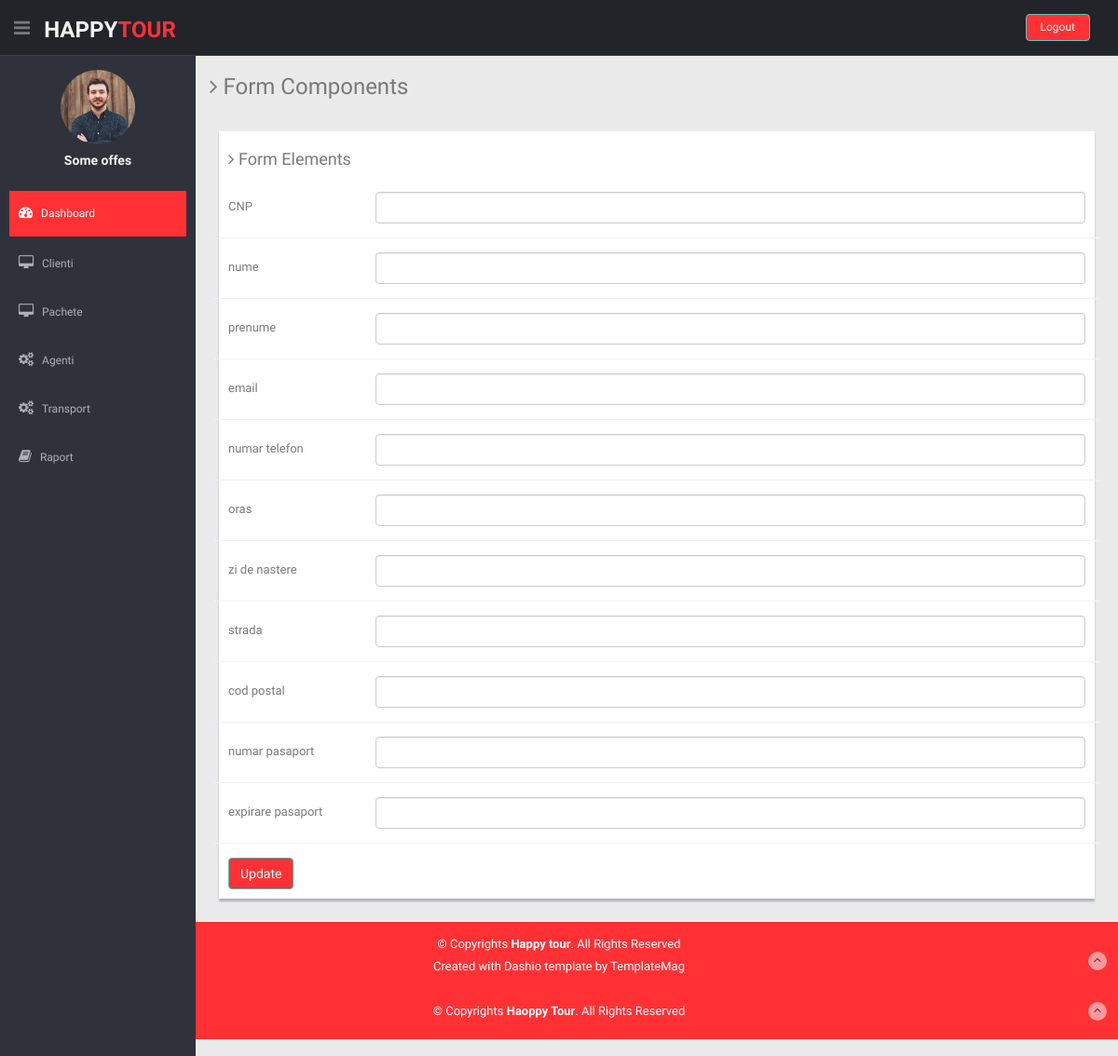
The page /editClient.php?edit=1980625430011 (signed in) on the database as committed earlier.
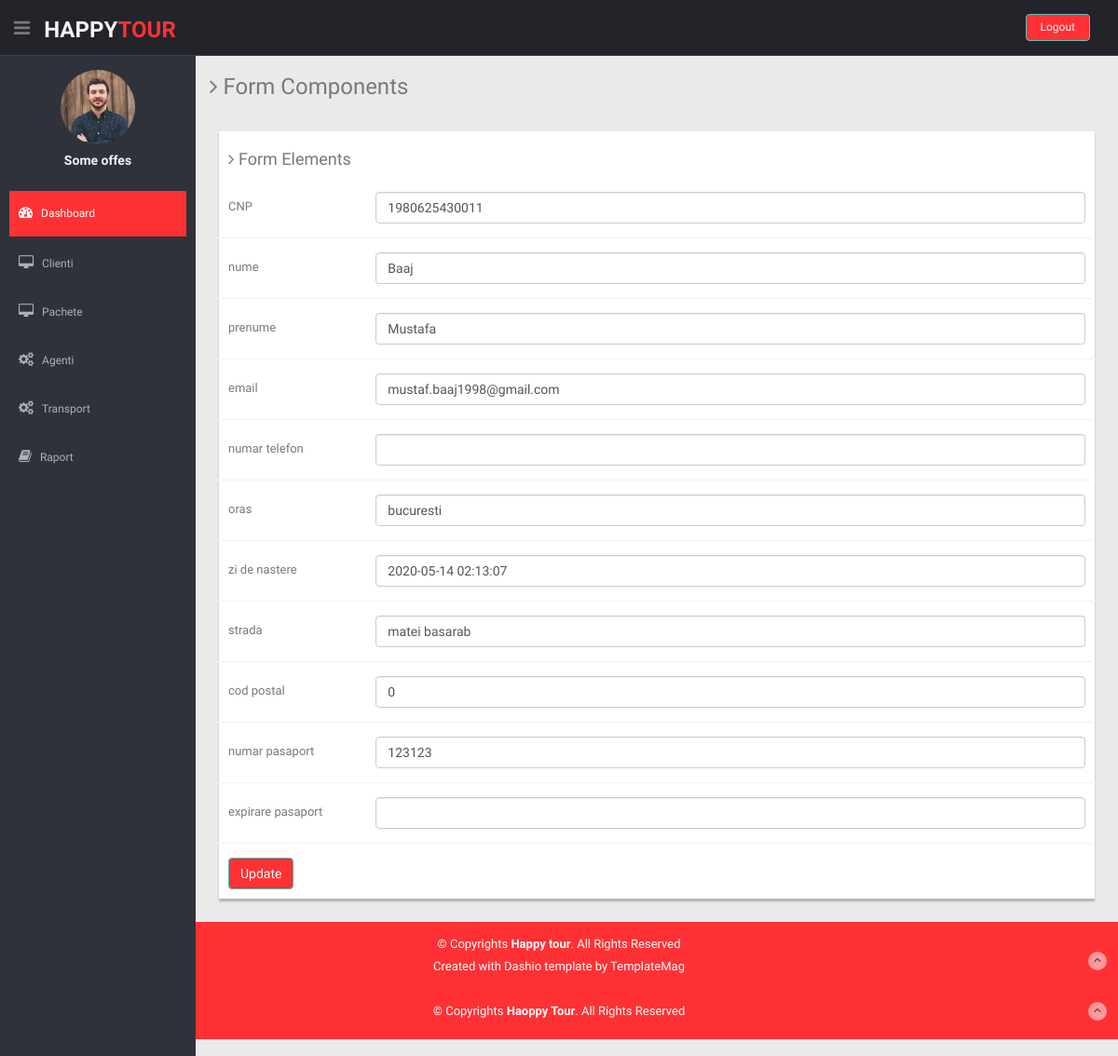
The same page on the database as committed later.
### tables this page shows
CREATE TABLE `clienti` (
  `id` int(11) NOT NULL,
  `id_agent` int(11) NOT NULL,
  `cnp` varchar(255) NOT NULL,
  `nume` varchar(255) NOT NULL,
  `prenume` varchar(255) NOT NULL,
  `email` varchar(255) NOT NULL,
  `numer_telefon` varchar(15) NOT NULL,
  `oras` varchar(255) NOT NULL,
  `zi_nastere` datetime NOT NULL,
  `apartament` varchar(255) NOT NULL,
  `localitate` varchar(255) NOT NULL,
  `strada` varchar(50) NOT NULL,
  `cod_postal` int(50) NOT NULL,
  `numar_pasaport` varchar(255) NOT NULL,
  `numarVisa` varchar(255) NOT NULL
);

### editClient.php (the view, shortened to what the changed rows need)
<?php
 require_once './partials/header.php';
?>
    <?php
        if(isset($_GET['edit'])){
            $cnpId = $_GET['edit'];
            $sql = mysqli_query($link, "SELECT * FROM clienti WHERE cnp = $cnpId");
            while($row = mysqli_fetch_array($sql)) {
                $cnp = $row['cnp'];
                $nume = $row['nume'];
                $prenume = $row['prenume'];
                $email = $row['email'];
                $numarTelefon = $row['numer_telefon'];
                $oras = $row['oras'];
                $ziNastere = $row['zi_nastere'];
                $strada = $row['strada'];
                $codPostal = $row['cod_postal'];
                $numarPasaport = $row['numar_pasaport'];
            }
        }
    ?>
    <section id="main-content">
      <section class="wrapper">
        <div class="row mt">
          <div class="col-lg-12">
            <div class="form-panel">
              <form class="form-horizontal style-form" action="submitForm.php" method="post">
                <div class="form-group">
                  <div class="col-sm-10">
                    <input type="number" name="cnp" value= "<?php echo $cnp ?>" class="form-control" required>
                  </div>
                </div>
                <div class="form-group">
                  <div class="col-sm-10">
                    <input type="text" name="nume" value= "<?php echo $nume ?>" class="form-control" required>
                  </div>
                </div>
                <div class="form-group">
                  <div class="col-sm-10">
                    <input type="text" name="prenume" value= "<?php echo $prenume ?>" class="form-control" required>
                  </div>
                </div>
                <div class="form-group">
                  <div class="col-sm-10">
                    <input type="email" name="email" value= "<?php echo $email ?>" class="form-control" required>
                  </div>
                </div>
                <div class="form-group">
                  <div class="col-sm-10">
                    <input type="number" name="numarTelefon" value= "<?php echo $numarTelefon ?>" class="form-control" required>
                  </div>
                </div>
                <div class="form-group">
                  <div class="col-sm-10">
                    <input type="text" name="oras" value= "<?php echo $oras ?>" class="form-control" required>
                  </div>
                </div>
                <div class="form-group">
                  <div class="col-sm-10">
                    <input type="datatime" name="ziNastere" value= "<?php echo $ziNastere ?>" class="form-control" required>
                  </div>
                </div>
                <div class="form-group">
                  <div class="col-sm-10">
                    <input type="text" name="strada" value= "<?php echo $strada ?>" class="form-control" required>
                  </div>
                </div>
                <div class="form-group">
                  <div class="col-sm-10">
                    <input type="number" name="codPostal" value= "<?php echo $codPostal ?>" class="form-control" required>
                  </div>
                </div>
                <div class="form-group">
                  <div class="col-sm-10">
                    <input type="number" name="numarPasaport" value= "<?php echo $numarPasaport ?>" class="form-control" required>
                  </div>
                </div>
              </form>
            </div>
          </div>
        </div>
      </section>
    </section>
  </section>
  <?php require_once './partials/footer.php' ?>

Rows that differ between the two databases and show on the page:
added clienti: cnp "1980625430011", nume "Baaj", prenume "Mustafa", email "mustaf.baaj1998@gmail.com", oras "bucuresti", ziNastere "2020-05-14 02:13:07", strada "matei basarab", codPostal "0", numarPasaport "123123"
